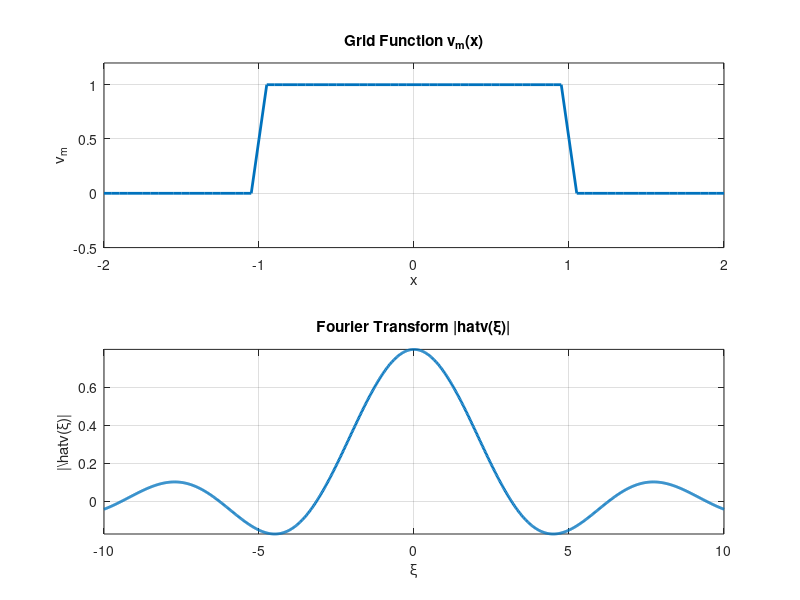

Here is the MATLAB script that generated this plot: (Note: this script raises an error after producing the figure.)
% This is an example about discrete Fourier transformation

%% Parameters
M = 20;
h = 1 / M;  % Grid spacing
x = -2:h:2; % Define grid points from -2 to 2
v_m = zeros(size(x)); % Initialize grid function

% Calculate grid function v_m
for i = 1:length(x)
    if abs(x(i)) < 1
        v_m(i) = 1;  % Inside the interval (-1, 1)
    elseif abs(x(i)) == 1
        v_m(i) = 0.5; % On the boundary at |x| = 1
    else
        v_m(i) = 0;   % Outside the interval
    end
end

% Define the xi range for Fourier transform
xi = linspace(-10, 10, 1000); % Range for xi
hat_v = (h / sqrt(2 * pi)) .* sin(xi) .* cot(0.5 * h * xi); % Fourier transform

% Handle potential singularity at xi = 0 for cot function
hat_v(isnan(hat_v)) = 0; % Set NaN values to 0 due to cot(0)

%% Plotting
figure;

% Plot the grid function v_m
subplot(2, 1, 1);
plot(x, v_m, 'LineWidth', 2);
title('Grid Function v_m(x)');
xlabel('x');
ylabel('v_m');
grid on;
axis tight;
ylim([-0.5, 1.2]); % Limit y-axis for better visualization

%% Plot the Fourier transform |hat{v}(\xi)|
subplot(2, 1, 2);
plot(xi, hat_v, 'LineWidth', 2);
title('Fourier Transform |hat{v}(\xi)|');
xlabel('\xi');
ylabel('|\hat{v}(\xi)|');
grid on;
axis tight;

% Display the figure
sgtitle('Grid Function and its Fourier Transform');
